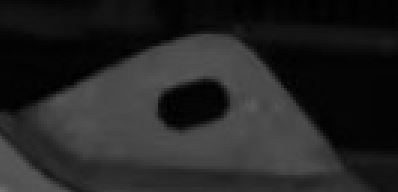
#> input picture corner.JPG, 398 x 192 px
$ python l_match.py corner.JPG failedleft.jpg out.png
#> lines starting #> are read from the running program, lines starting #| are printed output that depends on the picture; after the words box and inside, x2 and y2 are one past the last pixel; in counts of white or black regions, pixels touching at a corner belong together; long printed decimals are rounded
import cv2
import numpy as np
import os
import sys

def process_images(main_image_path, template_image_path, output_path):
    # Load the main image
#> called with main_image_path = 'corner.JPG', template_image_path = 'failedleft.jpg', output_path = 'out.png'
    main_img = cv2.imread(main_image_path, 0)
#> main_img is the input picture: shape (192, 398); min 0, max 116, mean 36.4

    # Load the template image
    template = cv2.imread(template_image_path, 0)
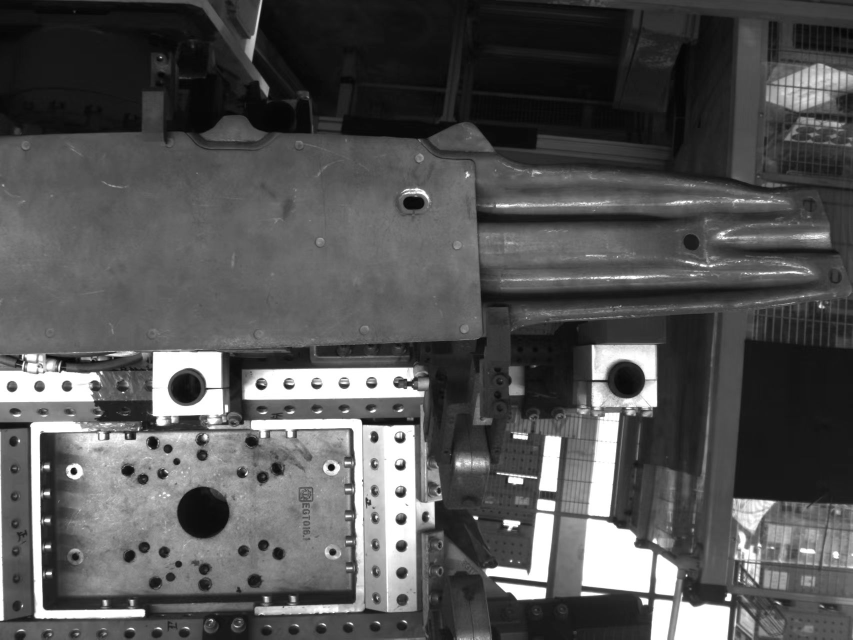
#> input picture failedleft.jpg, 1706 x 1279 px (shown at 1/2 size)
#> template is the input picture: shape (1279, 1706); min 0, max 255, mean 83.5

    if main_img is None or template is None:
        raise FileNotFoundError("One or both of the image files could not be loaded.")

    # Initialize SIFT detector
    sift = cv2.SIFT_create()

    # Detect keypoints and compute descriptors for the main image
    keypoints_main, descriptors_main = sift.detectAndCompute(main_img, None)
#> keypoints_main = 8 keypoints; (x, y, size): (195, 104, 35.3), (195, 104, 35.3), (201, 145, 28.5), (288, 66, 28.5), (296, 71, 33.4), (48, 173, 7.8), (281, 101, 17.9), (44, 154, 27.1)

    # Detect keypoints and compute descriptors for the template
    keypoints_t, descriptors_t = sift.detectAndCompute(template, None)
#> keypoints_t = 3916 keypoints; strongest (x, y, size): (148, 943, 8.1), (374, 774, 40.5), (663, 935, 8.6), (802, 1040, 13.9)

    # Initialize FLANN-based matcher
    index_params = dict(algorithm=1, trees=5)
    search_params = dict(checks=50)
    flann = cv2.FlannBasedMatcher(index_params, search_params)

    # Match descriptors
    matches = flann.knnMatch(descriptors_t, descriptors_main, k=2)
#> matches = 3916 matches

    # Function to apply ratio test
    def ratio_test(matches):
        good_matches = []
        for m, n in matches:
            if m.distance < 0.7 * n.distance:
                good_matches.append(m)
#> after the loop, good_matches = 104 matches
        return good_matches

    # Filter good matches for the template
    good_matches_t = ratio_test(matches)
#> good_matches_t = 104 matches

    def calculate_score(img_area, detected_area):
        area_score = (detected_area / img_area) if img_area > 0 else 0
        final_score = area_score * 2
        return final_score

    # Function to find homography and draw bounding box
    def draw_bounding_box(good_matches, keypoints_t, keypoints_main, img, template):
        if len(good_matches) >= 1:
            src_pts = np.float32([keypoints_t[m.queryIdx].pt for m in good_matches]).reshape(-1, 1, 2)
#> src_pts = 104 rows, first 8: [3.23, 957.6], [3.34, 953.9], [23.28, 763.1], [81.66, 1042.3], [82.18, 1009.4], [89.95, 1239.6], [149.1, 1125.4], [152.7, 843.2]
            dst_pts = np.float32([keypoints_main[m.trainIdx].pt for m in good_matches]).reshape(-1, 1, 2)
#> dst_pts = 104 rows, first 8: [47.73, 173.2], [47.73, 173.2], [47.73, 173.2], [47.73, 173.2], [47.73, 173.2], [47.73, 173.2], [201.2, 145.1], [47.73, 173.2]

            M, mask = cv2.findHomography(src_pts, dst_pts, cv2.RANSAC, 5.0)
#> M = [[0.0523, 0.0443, -41.73], [-0.00241, -0.158, 206.2], [0.00016, -0.000812, 1]]; mask = 104 values, max 1 at index 48, min 0 at index 0, mean 0.106
            h_img, w_img = img.shape
#> h_img = 192; w_img = 398
            h, w = template.shape
#> h = 1279; w = 1706
            pts = np.float32([[0, 0], [0, h - 1], [w - 1, h - 1], [w - 1, 0]]).reshape(-1, 1, 2)

            if M is not None:
                dst = cv2.perspectiveTransform(pts, M)
#> dst = [[-41.73, 206.2], [-387.7, -118.6], [443.3, 1.86], [37.29, 158.8]]
                img = cv2.polylines(img, [np.int32(dst)], True, 255, 3, cv2.LINE_AA)
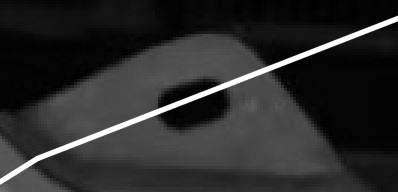
#> img: shape (192, 398); min 0, max 255, mean 42.9
                detected_area = cv2.contourArea(np.int32(dst))
#> detected_area = 110252
                img_area = h_img * w_img
#> img_area = 76416
                score = calculate_score(img_area, detected_area)
#> in calculate_score, `area_score = (detected_area / img_area) if img_area > 0 else 0`: area_score = 1.44
#> in calculate_score, `final_score = area_score * 2`: final_score = 2.89
#> score = 2.89
                print(score)
#| 2.886
                if score > 0.6:
                    text = f'Target Image with Detected GPM Score: {score}'
                    cv2.putText(img, text,
                                (int(dst[0][0][0]), int(dst[0][0][1]) - 10),
                                cv2.FONT_HERSHEY_SIMPLEX,
                                0.5,
                                (255, 255, 255),
                                1,
                                cv2.LINE_AA)
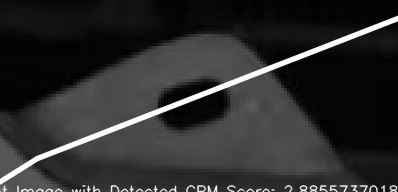
#> img: shape (192, 398); 1.72% of pixels changed, all inside (x1, y1, x2, y2) = (0, 184, 398, 192)
                    #return score
        else:
            print("Not enough matches to calculate homography")
            img = np.zeros((400, 200), dtype=np.uint8)
        # Save the result image
        os.makedirs(os.path.dirname(output_path), exist_ok=True)
        cv2.imwrite(output_path, img)
        return img

    result_img = draw_bounding_box(good_matches_t, keypoints_t, keypoints_main, main_img, template)
    #print(f"Result image saved to {output_path}")
    return result_img

if __name__ == "__main__":
    # Expecting arguments: main_image_path, template_image_path, output_path
    if len(sys.argv) != 4:
        print("Usage: python l_match.py <main_image_path> <template_image_path> <output_path>")
        sys.exit(1)

    main_image_path = sys.argv[1]
    template_image_path = sys.argv[2]
    output_path = sys.argv[3]

    try:
        process_images(main_image_path, template_image_path, output_path)
    except FileNotFoundError as e:
        print(e)
